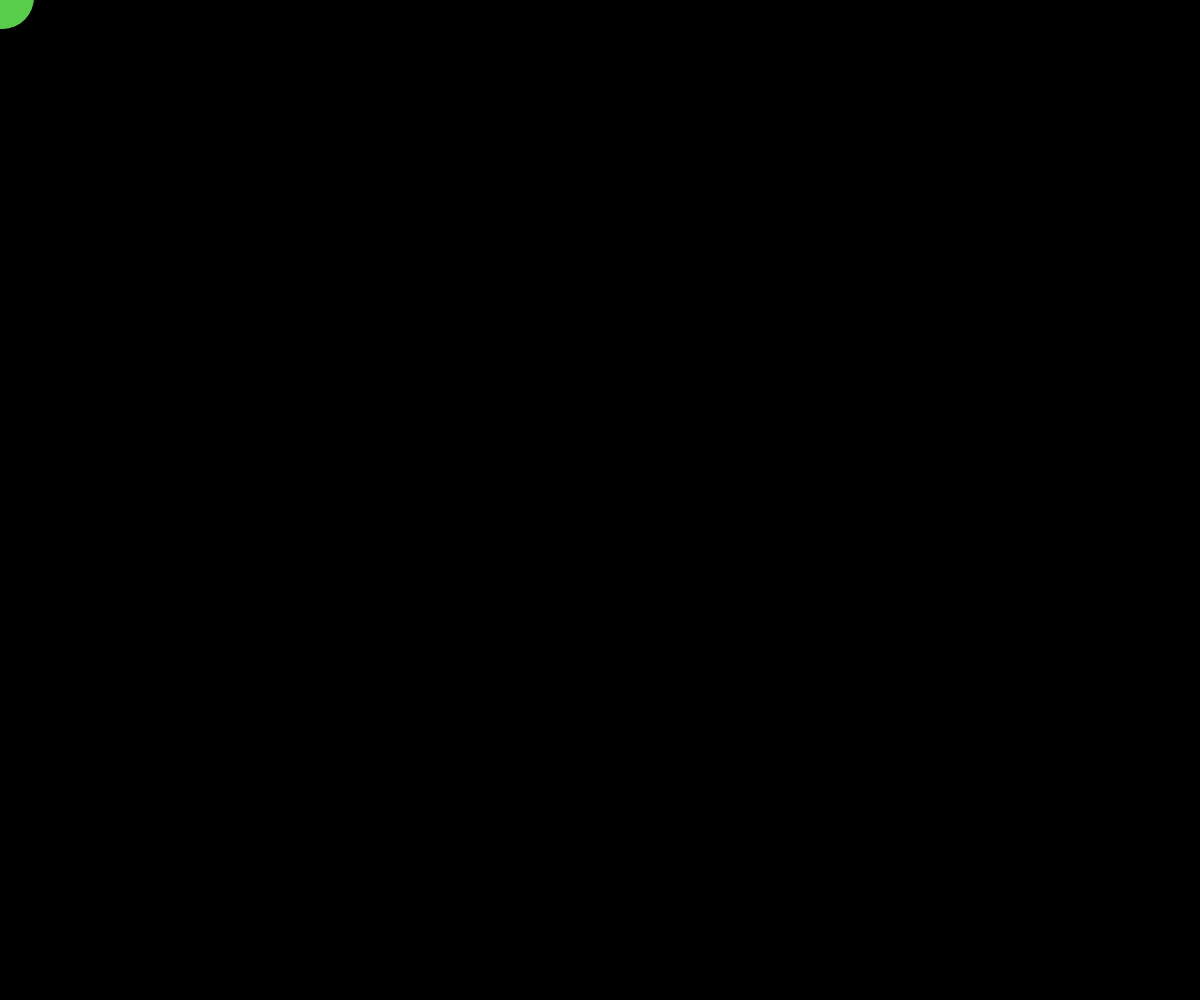
Frame 1 (no input)
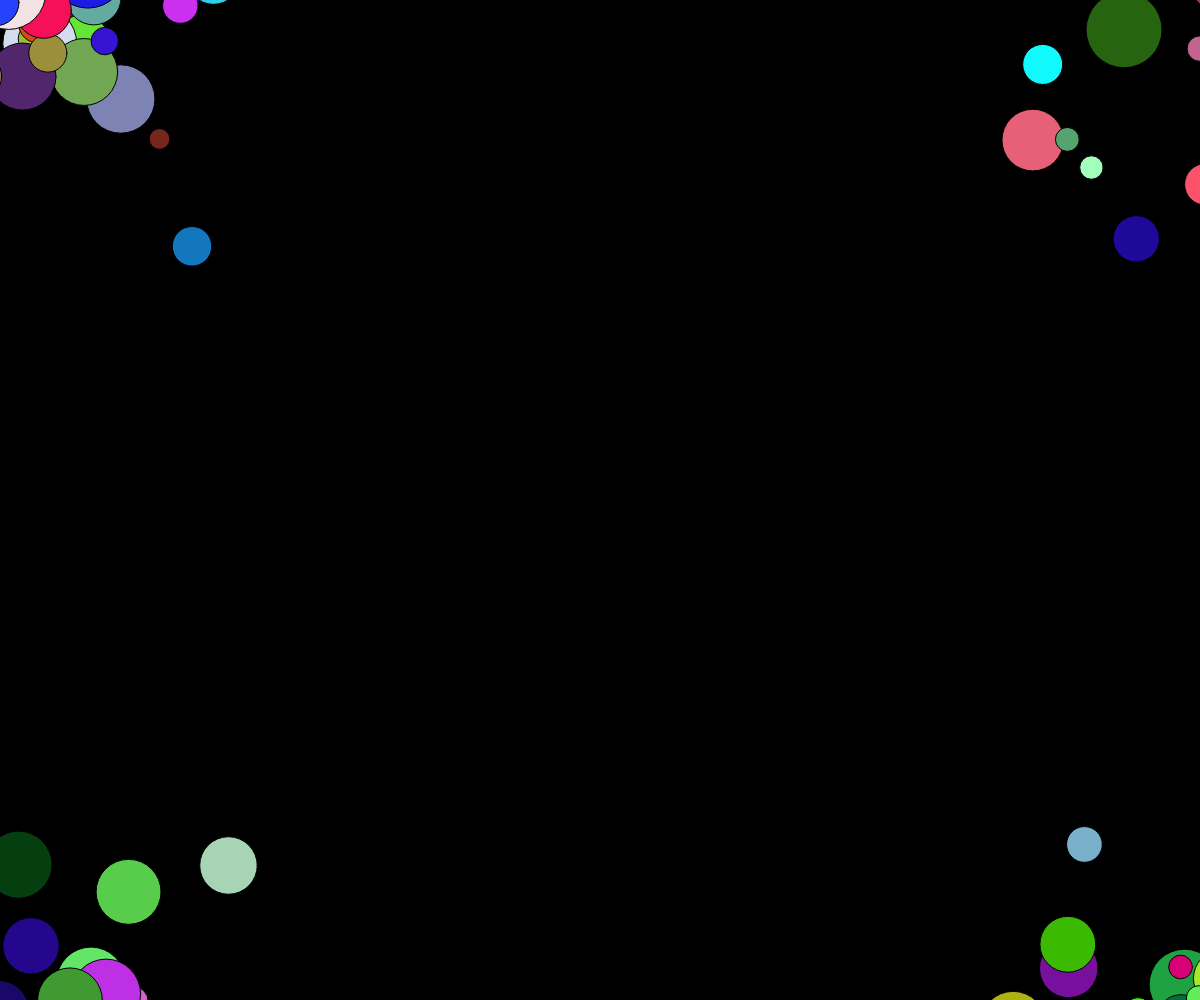
Frame 60 (no input)
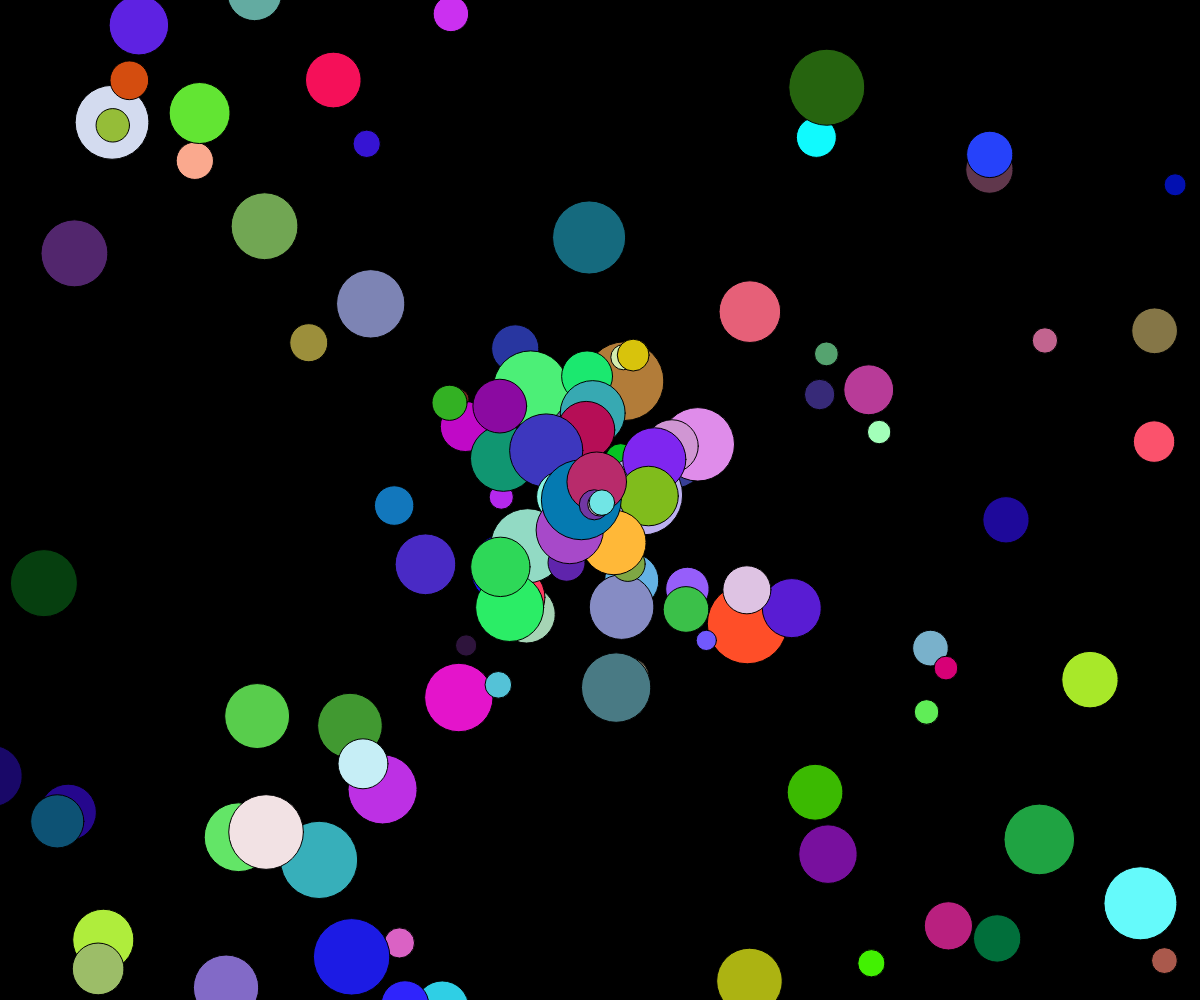
Frame 120 (the mouse pressed at the canvas centre since frame 60)

The p5.js sketch that drew these frames (run headless with seeded random() and noise() and a simulated clock; from frame 60 on, the mouse is pressed at the canvas centre):

// p5.js sketch
// ── sketch.js
// Ball Object Array

let ballArray = [];

function setup() {
  createCanvas(windowWidth, windowHeight);
}

function draw() {
  background(0);
  spawnBall(mouseX, mouseY);

  for (let ball of ballArray) {
    // Move
    ball.x += ball.dx;
    ball.y += ball.dy;

    if (ball.x - ball.radius > width + ball.radius) {
      ball.x = -ball.radius;
    }
    if (ball.x < -ball.radius) {
      ball.x = width + ball.radius;
    }
    if (ball.y - ball.radius > height + ball.radius) {
      ball.y = -ball.radius;
    }
    if (ball.y < -ball.radius) {
      ball.y = height + ball.radius;
    }

    // Display
    fill(ball.r, ball.g, ball.b);
    circle(ball.x, ball.y, ball.radius*2);
  }
}

function mousePressed() {
  spawnBall(mouseX, mouseY);
}

function spawnBall(_x, _y) {
  let theBall = {
    x: _x,
    y: _y,
    dx: random(-5, 5),
    dy: random(-5, 5),
    radius: random(10, 40),
    r: random(255),
    g: random(255),
    b: random(255),
  };
  ballArray.push(theBall);
}
